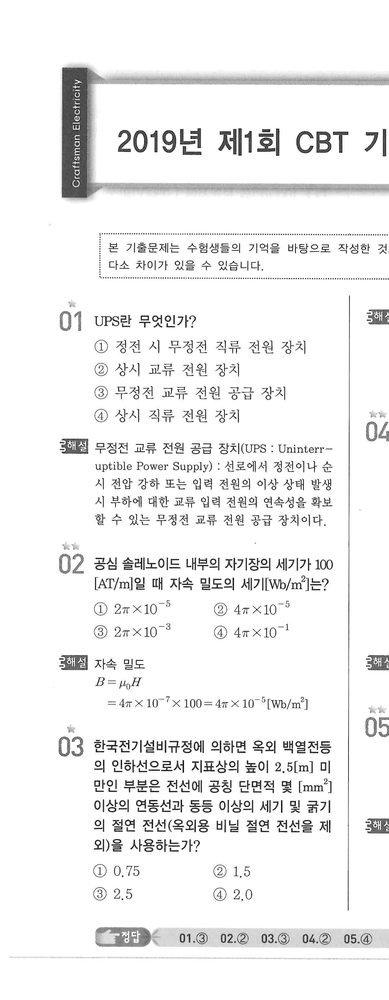
#> input picture exam_extractor/output/images/ElectricExam2019_파트001/page_001_left.png, 389 x 1000 px, shrunk from 1182 x 3035 before the run
$ python -i update_metadata.py   (imports and definitions only)
#> lines starting #> are read from the running program, lines starting #| are printed output that depends on the picture
import os
import json
import base64
import google.generativeai as genai
from PIL import Image
import io
import glob

# Gemini API Key - Using the one from context
GEMINI_API_KEY = "AIzaSyBh0hjI2YNDaN2fKzMi1k5qU6J_PxfnPLI"
# [1 line not run here, left out]
# [1 line that did not run here, left out]

JSON_DIR = "output/json"
IMAGE_DIR = "output/images"

def get_metadata_from_header(image_path):
    """Gemini를 사용하여 이미지 헤더에서 연도와 회차 정보를 추출합니다."""
    try:
        img = Image.open(image_path)
#> img is the input picture: PIL image 389x1000 RGB; min 0, max 255, mean 240.7
        # 상단 10%만 크롭하여 텍스트 인식률 향상 (보통 제목은 상단에 있음)
        width, height = img.size
#> width = 389; height = 1000
        header_img = img.crop((0, 0, width, int(height * 0.15)))
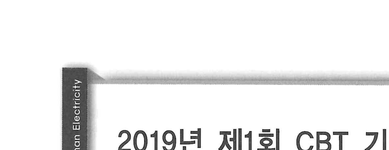
#> header_img: PIL image 389x150 RGB; min 5, max 255, mean 237.7

        # 이미지 바이트로 변환
        img_byte_arr = io.BytesIO()
        header_img.save(img_byte_arr, format='PNG')
        img_bytes = img_byte_arr.getvalue()

        prompt = """
        이 이미지는 국가기술자격 시험지 상단 부분입니다.
        시험의 '연도'와 '회차'를 추출해서 JSON 형식으로 응답해주세요.
        예: {"year": "2019", "round": "1"}
        회차가 '제1회'라면 "1", '제2회'라면 "2"와 같이 숫자만 추출하세요.
        필드명을 정확히 지켜주세요.
        """

        response = model.generate_content([
            prompt,
            {'mime_type': 'image/png', 'data': img_bytes}
        ])

        # JSON 응답 정제
        text = response.text.strip()
        if "```json" in text:
            text = text.split("```json")[1].split("```")[0].strip()
        elif "```" in text:
            text = text.split("```")[1].split("```")[0].strip()

        data = json.loads(text)
        return data.get("year"), data.get("round")
    except Exception as e:
        print(f"Error extracting metadata from {image_path}: {e}")
        return None, None

# [41 lines left out: function update_all_jsons, not called in this run]

# [2 lines not run here, left out]

>>> result = get_metadata_from_header('output/images/ElectricExam2019_파트001/page_001_left.png')

$ run again, on exam_extractor/output/images/ElectricExam2019_파트003/page_001_left.png
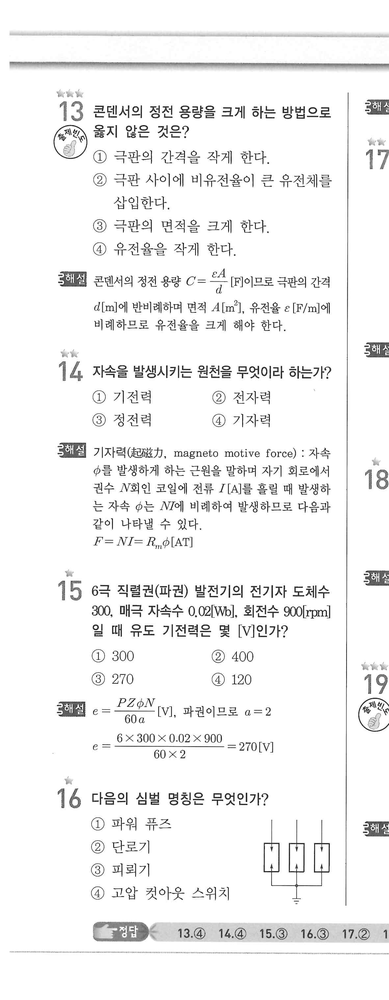
#> input picture exam_extractor/output/images/ElectricExam2019_파트003/page_001_left.png, 389 x 1000 px, shrunk from 1182 x 3035 before the run
#> in get_metadata_from_header, img is the input picture: PIL image 389x1000 RGB; min 0, max 255, mean 242.7
#> in get_metadata_from_header, `header_img = img.crop((0, 0, width, int(height * 0.15)))`:
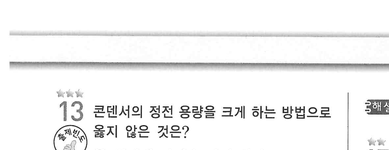
#> header_img: PIL image 389x150 RGB; min 5, max 255, mean 242.4

$ run again, on exam_extractor/output/images/ElectricExam2019_파트003/page_001_right.png
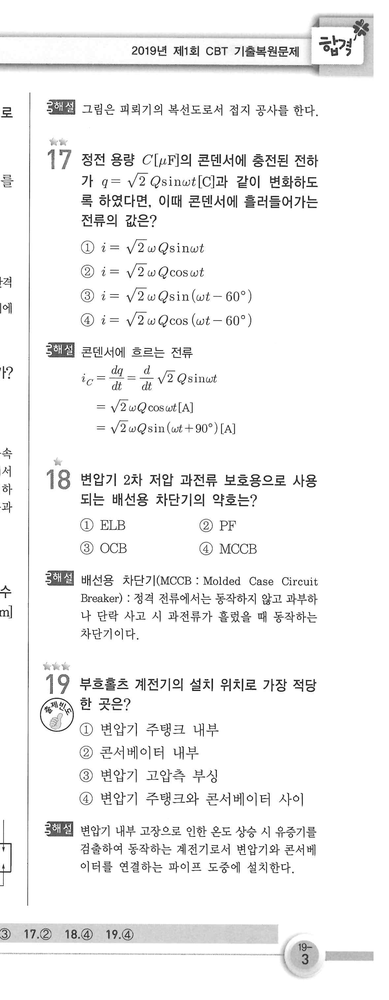
#> input picture exam_extractor/output/images/ElectricExam2019_파트003/page_001_right.png, 389 x 1000 px, shrunk from 1182 x 3035 before the run
#> in get_metadata_from_header, img is the input picture: PIL image 389x1000 RGB; min 5, max 255, mean 243
#> in get_metadata_from_header, `header_img = img.crop((0, 0, width, int(height * 0.15)))`:
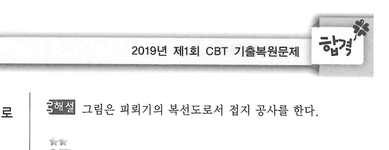
#> header_img: PIL image 389x150 RGB; min 6, max 255, mean 240.8

$ run again, on exam_extractor/output/images/ElectricExam2019_파트004/page_001_full.png
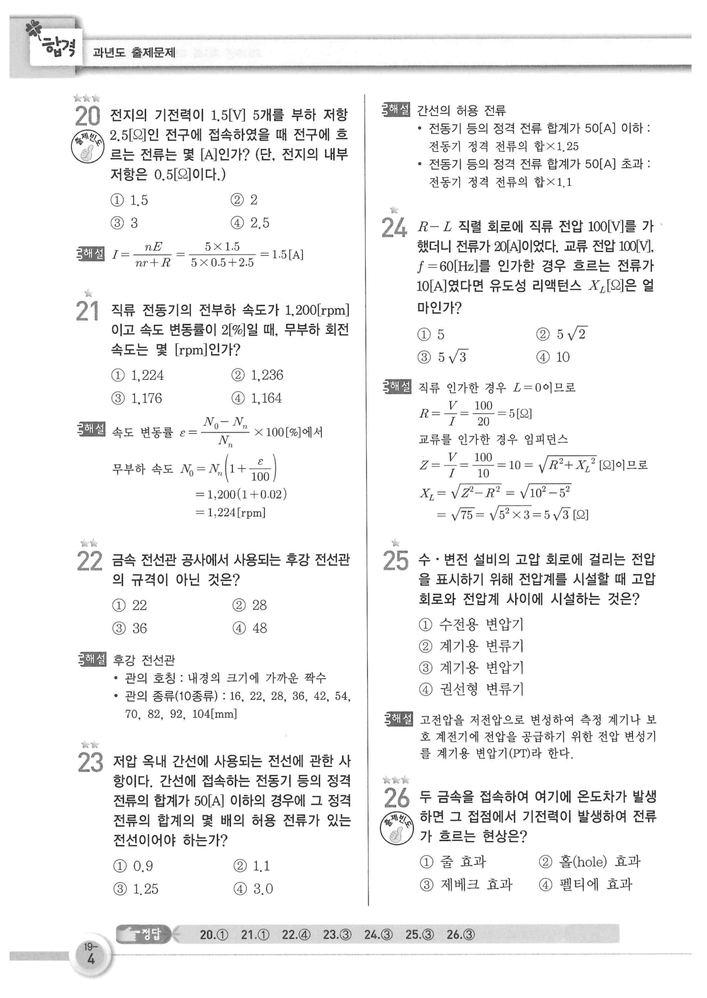
#> input picture exam_extractor/output/images/ElectricExam2019_파트004/page_001_full.png, 707 x 998 px, shrunk from 1433 x 2024 before the run
#> in get_metadata_from_header, img is the input picture: PIL image 707x998 RGB; min 5, max 255, mean 242.3
#> in get_metadata_from_header, `header_img = img.crop((0, 0, width, int(height * 0.15)))`:
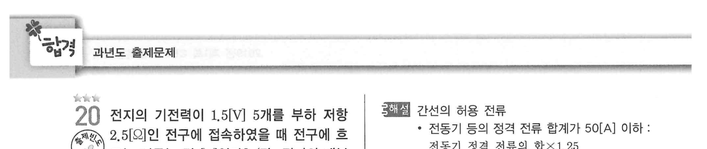
#> header_img: PIL image 707x149 RGB; min 5, max 255, mean 240
